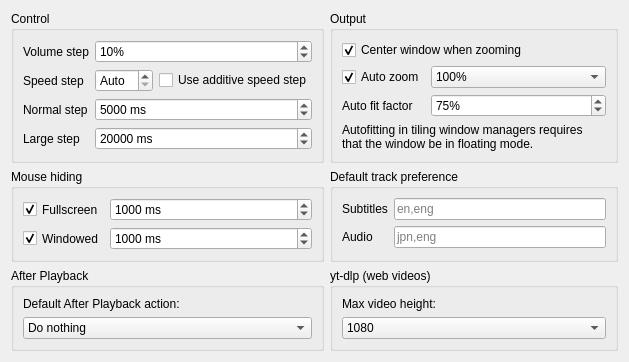
         <widget class="QWidget" name="playbackPage">
          <layout class="QGridLayout" name="playbackPageLayout" columnstretch="1,1">
           <item row="1" column="0">
            <widget class="QGroupBox" name="playbackControlBox">
             <property name="title">
              <string>Control</string>
             </property>
             <layout class="QFormLayout" name="playbackControlBoxLayout">
              <item row="0" column="0">
               <widget class="QLabel" name="playbackVolumeStepLabel">
                <property name="text">
                 <string>Volume step</string>
                </property>
               </widget>
              </item>
              <item row="0" column="1">
               <widget class="QSpinBox" name="playbackVolumeStep">
                <property name="sizePolicy">
                 <sizepolicy hsizetype="MinimumExpanding" vsizetype="Fixed">
                  <horstretch>0</horstretch>
                  <verstretch>0</verstretch>
                 </sizepolicy>
                </property>
                <property name="suffix">
                 <string notr="true">%</string>
                </property>
                <property name="minimum">
                 <number>1</number>
                </property>
                <property name="value">
                 <number>10</number>
                </property>
               </widget>
              </item>
              <item row="1" column="0">
               <widget class="QLabel" name="playbackSpeedStepLabel">
                <property name="text">
                 <string>Speed step</string>
                </property>
               </widget>
              </item>
              <item row="1" column="1">
               <layout class="QHBoxLayout" name="playbackSpeedStepLayout" stretch="1,0">
                <item>
                 <widget class="QSpinBox" name="playbackSpeedStep">
                  <property name="sizePolicy">
                   <sizepolicy hsizetype="MinimumExpanding" vsizetype="Fixed">
                    <horstretch>0</horstretch>
                    <verstretch>0</verstretch>
                   </sizepolicy>
                  </property>
                  <property name="specialValueText">
                   <string>Auto</string>
                  </property>
                  <property name="suffix">
                   <string notr="true">%</string>
                  </property>
                  <property name="maximum">
                   <number>100</number>
                  </property>
                 </widget>
                </item>
                <item>
                 <widget class="QCheckBox" name="playbackSpeedStepAdditive">
                  <property name="text">
                   <string>Use additive speed step</string>
                  </property>
                  <property name="checked">
                   <bool>false</bool>
                  </property>
                 </widget>
                </item>
               </layout>
              </item>
              <item row="2" column="0">
               <widget class="QLabel" name="playbackNormalStepLabel">
                <property name="text">
                 <string>Normal step</string>
                </property>
               </widget>
              </item>
              <item row="2" column="1">
               <widget class="QSpinBox" name="playbackNormalStep">
                <property name="sizePolicy">
                 <sizepolicy hsizetype="MinimumExpanding" vsizetype="Fixed">
                  <horstretch>0</horstretch>
                  <verstretch>0</verstretch>
                 </sizepolicy>
                </property>
                <property name="suffix">
                 <string notr="true"> ms</string>
                </property>
                <property name="minimum">
                 <number>1</number>
                </property>
                <property name="maximum">
                 <number>60000</number>
                </property>
                <property name="value">
                 <number>5000</number>
                </property>
               </widget>
              </item>
              <item row="3" column="0">
               <widget class="QLabel" name="playbackLargeStepLabel">
                <property name="text">
                 <string>Large step</string>
                </property>
               </widget>
              </item>
              <item row="3" column="1">
               <widget class="QSpinBox" name="playbackLargeStep">
                <property name="sizePolicy">
                 <sizepolicy hsizetype="MinimumExpanding" vsizetype="Fixed">
                  <horstretch>0</horstretch>
                  <verstretch>0</verstretch>
                 </sizepolicy>
                </property>
                <property name="suffix">
                 <string notr="true"> ms</string>
                </property>
                <property name="minimum">
                 <number>1</number>
                </property>
                <property name="maximum">
                 <number>60000</number>
                </property>
                <property name="value">
                 <number>20000</number>
                </property>
               </widget>
              </item>
             </layout>
            </widget>
           </item>
           <item row="1" column="1">
            <widget class="QGroupBox" name="playbackAutoBox">
             <property name="title">
              <string>Output</string>
             </property>
             <layout class="QFormLayout" name="playbackAutoBoxLayout">
              <item row="0" column="0" colspan="2">
               <widget class="QCheckBox" name="playbackAutoCenterWindow">
                <property name="text">
                 <string>Center window when zooming</string>
                </property>
                <property name="checked">
                 <bool>true</bool>
                </property>
               </widget>
              </item>
              <item row="1" column="0">
               <widget class="QCheckBox" name="playbackAutoZoom">
                <property name="sizePolicy">
                 <sizepolicy hsizetype="Minimum" vsizetype="Preferred">
                  <horstretch>0</horstretch>
                  <verstretch>0</verstretch>
                 </sizepolicy>
                </property>
                <property name="text">
                 <string>Auto zoom</string>
                </property>
                <property name="checked">
                 <bool>true</bool>
                </property>
               </widget>
              </item>
              <item row="1" column="1">
               <widget class="QComboBox" name="playbackAutoZoomMethod">
                <property name="sizePolicy">
                 <sizepolicy hsizetype="MinimumExpanding" vsizetype="Fixed">
                  <horstretch>0</horstretch>
                  <verstretch>0</verstretch>
                 </sizepolicy>
                </property>
                <property name="currentText">
                 <string>100%</string>
                </property>
                <property name="currentIndex">
                 <number>3</number>
                </property>
                <item>
                 <property name="text">
                  <string>25%</string>
                 </property>
                </item>
                <item>
                 <property name="text">
                  <string>50%</string>
                 </property>
                </item>
                <item>
                 <property name="text">
                  <string>75%</string>
                 </property>
                </item>
                <item>
                 <property name="text">
                  <string>100%</string>
                 </property>
                </item>
                <item>
                 <property name="text">
                  <string>150%</string>
                 </property>
                </item>
                <item>
                 <property name="text">
                  <string>200%</string>
                 </property>
                </item>
                <item>
                 <property name="text">
                  <string>300%</string>
                 </property>
                </item>
                <item>
                 <property name="text">
                  <string>400%</string>
                 </property>
                </item>
                <item>
                 <property name="text">
                  <string>Autofit</string>
                 </property>
                </item>
                <item>
                 <property name="text">
                  <string>Autofit (Larger Only)</string>
                 </property>
                </item>
                <item>
                 <property name="text">
                  <string>Autofit (Smaller Only)</string>
                 </property>
                </item>
               </widget>
              </item>
              <item row="2" column="0">
               <widget class="QLabel" name="playbackAutoFitFactorLabel">
                <property name="text">
                 <string>Auto fit factor</string>
                </property>
               </widget>
              </item>
              <item row="2" column="1">
               <widget class="QSpinBox" name="playbackAutoFitFactor">
                <property name="sizePolicy">
                 <sizepolicy hsizetype="MinimumExpanding" vsizetype="Fixed">
                  <horstretch>0</horstretch>
                  <verstretch>0</verstretch>
                 </sizepolicy>
                </property>
                <property name="suffix">
                 <string notr="true">%</string>
                </property>
                <property name="minimum">
                 <number>25</number>
                </property>
                <property name="maximum">
                 <number>100</number>
                </property>
                <property name="value">
                 <number>75</number>
                </property>
               </widget>
              </item>
              <item row="4" column="0" colspan="2">
               <widget class="QLabel" name="playbackAutozoomWarn">
                <property name="text">
                 <string>Autofitting in tiling window managers requires that the window be in floating mode.</string>
                </property>
                <property name="wordWrap">
                 <bool>true</bool>
                </property>
               </widget>
              </item>
             </layout>
            </widget>
           </item>
           <item row="4" column="0">
            <spacer name="playbackSpacer">
             <property name="orientation">
              <enum>Qt::Orientation::Vertical</enum>
             </property>
             <property name="sizeHint" stdset="0">
              <size>
               <width>0</width>
               <height>0</height>
              </size>
             </property>
            </spacer>
           </item>
           <item row="2" column="1">
            <widget class="QGroupBox" name="playbackTracksBox">
             <property name="title">
              <string>Default track preference</string>
             </property>
             <layout class="QFormLayout" name="playbackTracksBoxLayout">
              <item row="0" column="0">
               <widget class="QLabel" name="playbackSubtitleTracksLabel">
                <property name="text">
                 <string>Subtitles</string>
                </property>
               </widget>
              </item>
              <item row="0" column="1">
               <widget class="QLineEdit" name="playbackSubtitleTracks">
                <property name="placeholderText">
                 <string notr="true">en,eng</string>
                </property>
               </widget>
              </item>
              <item row="1" column="0">
               <widget class="QLabel" name="playbackAudioTracksLabel">
                <property name="text">
                 <string>Audio</string>
                </property>
               </widget>
              </item>
              <item row="1" column="1">
               <widget class="QLineEdit" name="playbackAudioTracks">
                <property name="placeholderText">
                 <string notr="true">jpn,eng</string>
                </property>
               </widget>
              </item>
             </layout>
            </widget>
           </item>
           <item row="2" column="0">
            <widget class="QGroupBox" name="playbackMouseHideBox">
             <property name="title">
              <string>Mouse hiding</string>
             </property>
             <layout class="QGridLayout" name="playbackMouseHideBoxLayout">
              <item row="0" column="0">
               <widget class="QCheckBox" name="playbackMouseHideFullscreen">
                <property name="sizePolicy">
                 <sizepolicy hsizetype="Minimum" vsizetype="Preferred">
                  <horstretch>0</horstretch>
                  <verstretch>0</verstretch>
                 </sizepolicy>
                </property>
                <property name="text">
                 <string>Fullscreen</string>
                </property>
                <property name="checked">
                 <bool>true</bool>
                </property>
               </widget>
              </item>
              <item row="0" column="1">
               <widget class="QSpinBox" name="playbackMouseHideFullscreenDuration">
                <property name="sizePolicy">
                 <sizepolicy hsizetype="MinimumExpanding" vsizetype="Fixed">
                  <horstretch>0</horstretch>
                  <verstretch>0</verstretch>
                 </sizepolicy>
                </property>
                <property name="suffix">
                 <string notr="true"> ms</string>
                </property>
                <property name="minimum">
                 <number>10</number>
                </property>
                <property name="maximum">
                 <number>30000</number>
                </property>
                <property name="value">
                 <number>1000</number>
                </property>
               </widget>
              </item>
              <item row="1" column="0">
               <widget class="QCheckBox" name="playbackMouseHideWindowed">
                <property name="sizePolicy">
                 <sizepolicy hsizetype="Minimum" vsizetype="Preferred">
                  <horstretch>0</horstretch>
                  <verstretch>0</verstretch>
                 </sizepolicy>
                </property>
                <property name="text">
                 <string>Windowed</string>
                </property>
                <property name="checked">
                 <bool>true</bool>
                </property>
               </widget>
              </item>
              <item row="1" column="1">
               <widget class="QSpinBox" name="playbackMouseHideWindowedDuration">
                <property name="sizePolicy">
                 <sizepolicy hsizetype="MinimumExpanding" vsizetype="Fixed">
                  <horstretch>0</horstretch>
                  <verstretch>0</verstretch>
                 </sizepolicy>
                </property>
                <property name="suffix">
                 <string notr="true"> ms</string>
                </property>
                <property name="minimum">
                 <number>10</number>
                </property>
                <property name="maximum">
                 <number>30000</number>
                </property>
                <property name="value">
                 <number>1000</number>
                </property>
               </widget>
              </item>
             </layout>
            </widget>
           </item>
           <item row="3" column="0">
            <widget class="QGroupBox" name="afterPlaybackBox">
             <property name="title">
              <string>After Playback</string>
             </property>
             <layout class="QVBoxLayout" name="verticalLayout_16">
              <item>
               <widget class="QLabel" name="afterPlaybackDefaultLabel">
                <property name="text">
                 <string>Default After Playback action:</string>
                </property>
               </widget>
              </item>
              <item>
               <widget class="QComboBox" name="afterPlaybackDefault">
                <property name="currentIndex">
                 <number>0</number>
                </property>
                <item>
                 <property name="text">
                  <string>Do nothing</string>
                 </property>
                </item>
                <item>
                 <property name="text">
                  <string>Repeat</string>
                 </property>
                </item>
                <item>
                 <property name="text">
                  <string>Play next file</string>
                 </property>
                </item>
                <item>
                 <property name="text">
                  <string>Exit</string>
                 </property>
                </item>
               </widget>
              </item>
             </layout>
            </widget>
           </item>
           <item row="3" column="1">
            <widget class="QGroupBox" name="ytdlpBox">
             <property name="title">
              <string>yt-dlp (web videos)</string>
             </property>
             <layout class="QVBoxLayout" name="verticalLayout_18">
              <item>
               <widget class="QLabel" name="ytdlpLabel">
                <property name="text">
                 <string>Max video height:</string>
                </property>
               </widget>
              </item>
              <item>
               <widget class="QComboBox" name="ytdlpMaxHeight">
                <property name="currentIndex">
                 <number>4</number>
                </property>
                <item>
                 <property name="text">
                  <string notr="true">240</string>
                 </property>
                </item>
                <item>
                 <property name="text">
                  <string notr="true">360</string>
                 </property>
                </item>
                <item>
                 <property name="text">
                  <string notr="true">480</string>
                 </property>
                </item>
                <item>
                 <property name="text">
                  <string notr="true">720</string>
                 </property>
                </item>
                <item>
                 <property name="text">
                  <string notr="true">1080</string>
                 </property>
                </item>
                <item>
                 <property name="text">
                  <string notr="true">1440</string>
                 </property>
                </item>
                <item>
                 <property name="text">
                  <string notr="true">2160</string>
                 </property>
                </item>
                <item>
                 <property name="text">
                  <string notr="true">2880</string>
                 </property>
                </item>
                <item>
                 <property name="text">
                  <string notr="true">4320</string>
                 </property>
                </item>
               </widget>
              </item>
             </layout>
            </widget>
           </item>
          </layout>
         </widget>
